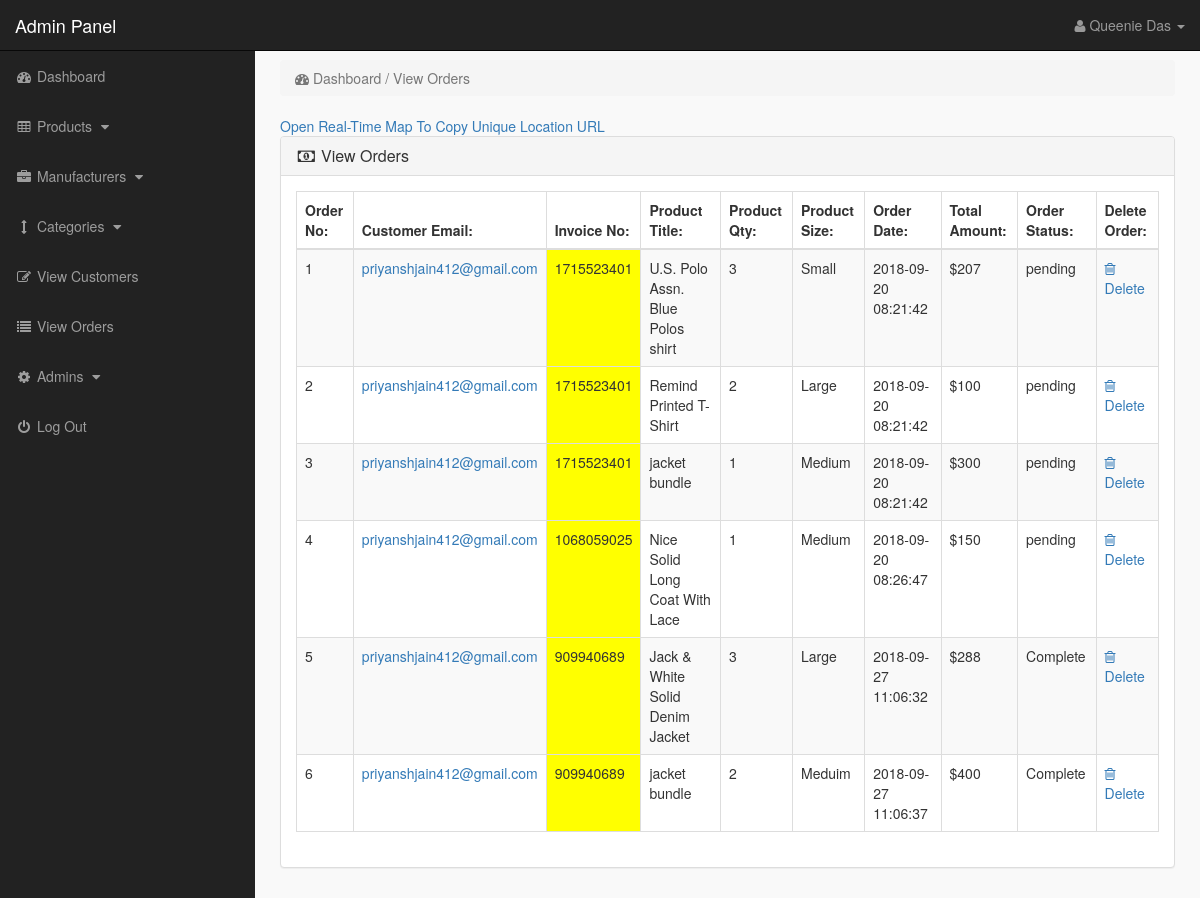
Page /Ecom_store/admin_area/index.php?view_orders (signed in) on the committed database.
### tables this page shows
CREATE TABLE IF NOT EXISTS `pending_orders` (
`order_id` int(10) NOT NULL,
  `customer_id` int(10) NOT NULL,
  `invoice_no` int(10) NOT NULL,
  `product_id` text NOT NULL,
  `qty` int(10) NOT NULL,
  `size` text NOT NULL,
  `order_status` text NOT NULL
);

CREATE TABLE IF NOT EXISTS `customers` (
`customer_id` int(10) NOT NULL,
  `customer_name` varchar(255) NOT NULL,
  `customer_email` varchar(255) NOT NULL,
  `customer_pass` varchar(255) NOT NULL,
  `customer_country` text NOT NULL,
  `customer_city` text NOT NULL,
  `customer_contact` varchar(255) NOT NULL,
  `customer_address` text NOT NULL,
  `customer_image` text NOT NULL,
  `customer_ip` varchar(255) NOT NULL
);

CREATE TABLE IF NOT EXISTS `products` (
`product_id` int(10) NOT NULL,
  `p_cat_id` int(10) NOT NULL,
  `cat_id` int(10) NOT NULL,
  `manufacturer_id` int(10) NOT NULL,
  `date` timestamp NOT NULL DEFAULT CURRENT_TIMESTAMP ON UPDATE CURRENT_TIMESTAMP,
  `product_title` text NOT NULL,
  `product_url` text NOT NULL,
  `product_img1` text NOT NULL,
  `product_price` int(10) NOT NULL,
  `status` varchar(255) NOT NULL
);

CREATE TABLE IF NOT EXISTS `customer_orders` (
`order_id` int(10) NOT NULL,
  `customer_id` int(10) NOT NULL,
  `due_amount` int(100) NOT NULL,
  `invoice_no` int(100) NOT NULL,
  `qty` int(10) NOT NULL,
  `size` text NOT NULL,
  `order_date` timestamp NOT NULL DEFAULT CURRENT_TIMESTAMP ON UPDATE CURRENT_TIMESTAMP,
  `order_status` text NOT NULL
);

### Ecom_store/admin_area/view_orders.php (the view)
<?php
if (!isset($_SESSION['admin_email'])) {
    echo "<script>window.open('login.php','_self')</script>";
} else {
    ?>
<div class="row">
<div class="col-lg-12">
<ol class="breadcrumb">
<li class="active">
<i class="fa fa-dashboard"></i> Dashboard / View Orders
</li>
</ol>
</div>
</div>
<a href="https://iwp-geoshare.herokuapp.com/" target="_blank">Open Real-Time Map To Copy Unique Location URL</a>
<div class="row">
<div class="col-lg-12">
<div class="panel panel-default">
<div class="panel-heading">
<h3 class="panel-title">
<i class="fa fa-money fa-fw"></i> View Orders
</h3>
</div>
<div class="panel-body">
<div class="table-responsive">
<table class="table table-bordered table-hover table-striped">
<thead>
<tr>
<th>Order No:</th>
<th>Customer Email:</th>
<th>Invoice No:</th>
<th>Product Title:</th>
<th>Product Qty:</th>
<th>Product Size:</th>
<th>Order Date:</th>
<th>Total Amount:</th>
<th>Order Status:</th>
<th>Delete Order:</th>
</tr>
</thead>
<tbody>
<?php
    $i = 0;
    $get_orders = "select * from pending_orders";
    $run_orders = mysqli_query($con, $get_orders);
    while ($row_orders = mysqli_fetch_array($run_orders)) {
        $order_id = $row_orders['order_id'];
        $c_id = $row_orders['customer_id'];
        $invoice_no = $row_orders['invoice_no'];
        $product_id = $row_orders['product_id'];
        $qty = $row_orders['qty'];
        $size = $row_orders['size'];
        $order_status = $row_orders['order_status'];
        $get_products = "select * from products where product_id='$product_id'";
        $run_products = mysqli_query($con, $get_products);
        $row_products = mysqli_fetch_array($run_products);
        $product_title = $row_products['product_title'];
        $i++;
        ?>
<tr>
<td><?php echo $i; ?></td>
<td>
<?php
        $get_customer = "select * from customers where customer_id='$c_id'";
        $run_customer = mysqli_query($con, $get_customer);
        $row_customer = mysqli_fetch_array($run_customer);
        $customer_email = $row_customer['customer_email'];
        echo "<a href='mailto:$customer_email'>$customer_email</a>"
        ?>
 </td>
<td bgcolor="yellow" ><?php echo $invoice_no; ?></td>
<td><?php echo $product_title; ?></td>
<td><?php echo $qty; ?></td>
<td><?php echo $size; ?></td>
<td>
<?php
        $get_customer_order = "select * from customer_orders where order_id='$order_id'";
        $run_customer_order = mysqli_query($con, $get_customer_order);
        $row_customer_order = mysqli_fetch_array($run_customer_order);
        $order_date = $row_customer_order['order_date'];
        $due_amount = $row_customer_order['due_amount'];
        echo $order_date;
        ?>
</td>
<td>$<?php echo $due_amount; ?></td>
<td>
<?php
        if ($order_status == 'pending') {
            echo $order_status = 'pending';
        } else {
            echo $order_status = 'Complete';
        }
        ?>
</td>
<td>
<a href="index.php?order_delete=<?php echo $order_id; ?>" >
<i class="fa fa-trash-o" ></i> Delete
</a>
</td>
</tr>
<?php }?>
</tbody>
</table>
</div>
</div>
</div>
</div>
</div>
<?php }?>

### Ecom_store/admin_area/includes/sidebar.php (shortened to what this page needs)
<?php
if(!isset($_SESSION['admin_email'])){
echo "<script>window.open('login.php','_self')</script>";
}
else {
?>
<nav class="navbar navbar-inverse navbar-fixed-top" >
<div class="navbar-header" >
<a class="navbar-brand" href="index.php?dashboard" >Admin Panel</a>
</div>
<ul class="nav navbar-right top-nav" >
<li class="dropdown" >
<a href="#" class="dropdown-toggle" data-toggle="dropdown" >
<i class="fa fa-user" ></i>
<?php echo $admin_name; ?> <b class="caret" ></b>
</a>
</li>
</ul>
<div class="collapse navbar-collapse navbar-ex1-collapse">
<ul class="nav navbar-nav side-nav">
<li>
<a href="index.php?dashboard">
<i class="fa fa-fw fa-dashboard"></i> Dashboard
</a>
</li>
<li>
<a href="#" data-toggle="collapse" data-target="#products">
<i class="fa fa-fw fa-table"></i> Products
<i class="fa fa-fw fa-caret-down"></i>
</a>
</li>
<li>
<a href="#" data-toggle="collapse" data-target="#manufacturers">
<i class="fa fa-fw fa-briefcase"></i> Manufacturers
<i class="fa fa-fw fa-caret-down"></i>
</a>
</li>
<li>
<a href="#" data-toggle="collapse" data-target="#cat">
<i class="fa fa-fw fa-arrows-v"></i> Categories
<i class="fa fa-fw fa-caret-down"></i>
</a>
</li>
<li>
<a href="index.php?view_customers">
<i class="fa fa-fw fa-edit"></i> View Customers
</a>
</li>
<li>
<a href="index.php?view_orders">
<i class="fa fa-fw fa-list"></i> View Orders
</a>
</li>
<li>
<a href="#" data-toggle="collapse" data-target="#users">
<i class="fa fa-fw fa-gear"></i> Admins
<i class="fa fa-fw fa-caret-down"></i>
</a>
</li>
<li>
<a href="logout.php">
<i class="fa fa-fw fa-power-off"></i> Log Out
</a>
</li>
</ul>
</div>
</nav>
<?php } ?>

### Ecom_store/admin_area/css/style.css (style rules this page uses)
body { margin-top:100px; }
@media (min-width: 768px) { body { margin-top:50px; } }
.top-nav { padding:0 15px; }
.top-nav>li { display:inline-block; float:left; }
.top-nav>li>a { padding-top:15px; padding-bottom:15px; line-height:20px; color:#999; }
@media (min-width: 768px) { .side-nav { position:fixed; top:51px; width:255px; border-radius:0; overflow-y:auto; background-color: #222; bottom:0; overflow-x:hidden; padding-bottom:40px; } }
@media (min-width: 768px) { .side-nav>li>a { width:255px; } }
.panel-body { border-radius:5px; }

### rows in the picture
pending_orders: customer.customer_email "priyanshjain412@gmail.com", invoice_no "1715523401", product.product_title "U.S. Polo Assn. Blue Polos shirt", qty "3", size "Small", customer_orders.order_date "2018-09-20 08:21:42", customer_orders.due_amount "207"
pending_orders: customer.customer_email "priyanshjain412@gmail.com", invoice_no "1715523401", product.product_title "Remind Printed T-Shirt", qty "2", size "Large", customer_orders.order_date "2018-09-20 08:21:42", customer_orders.due_amount "100"
pending_orders: customer.customer_email "priyanshjain412@gmail.com", invoice_no "1715523401", product.product_title "jacket bundle", qty "1", size "Medium", customer_orders.order_date "2018-09-20 08:21:42", customer_orders.due_amount "300"
pending_orders: customer.customer_email "priyanshjain412@gmail.com", invoice_no "1068059025", product.product_title "Nice Solid Long Coat With Lace", qty "1", size "Medium", customer_orders.order_date "2018-09-20 08:26:47", customer_orders.due_amount "150"
pending_orders: customer.customer_email "priyanshjain412@gmail.com", invoice_no "909940689", product.product_title "Jack & White Solid Denim Jacket", qty "3", size "Large", customer_orders.order_date "2018-09-27 11:06:32", customer_orders.due_amount "288"
pending_orders: customer.customer_email "priyanshjain412@gmail.com", invoice_no "909940689", product.product_title "jacket bundle", qty "2", size "Meduim", customer_orders.order_date "2018-09-27 11:06:37", customer_orders.due_amount "400"

### other values in the picture
$admin_name "Queenie Das"
